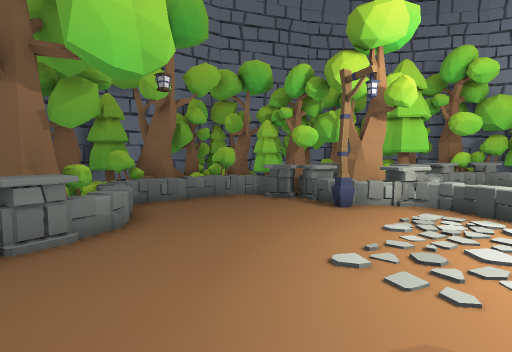
[1] (above)

17 first-person views from a walk through a scene from a Unity 3-D project. The camera is 1.5 m above the floor, tilts 4° down and sees 80° across. The floor is counted in squares, 1 m on a side. Each view is taken from the middle of a square. On the plan, view 1 faces up. The plan holds only what a view shows up to about 15 squares ahead; the rest is blank. The place goes on beyond the plan. The player is left out. Some animated figures are not drawn. Some surface patterns are stand-ins.

[2]
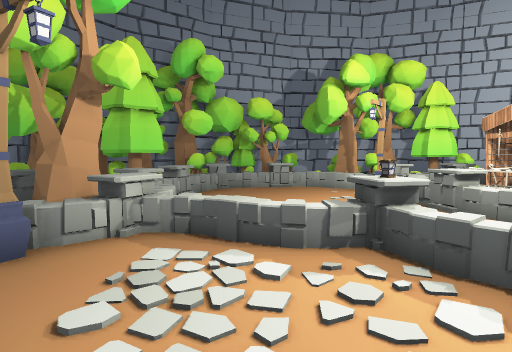

[3]
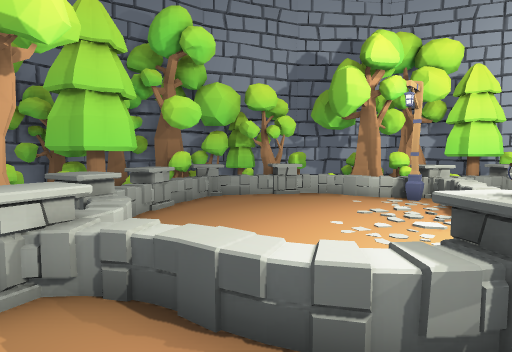

[4]
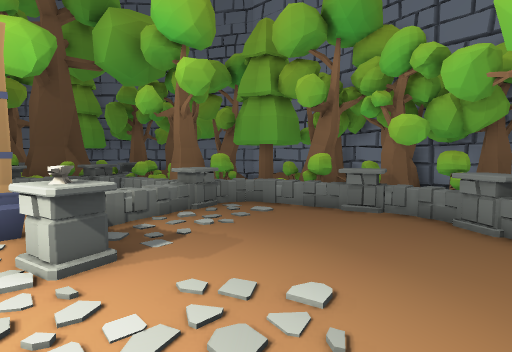

[5]
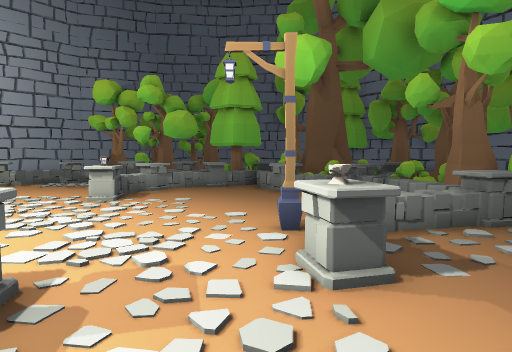

[6]
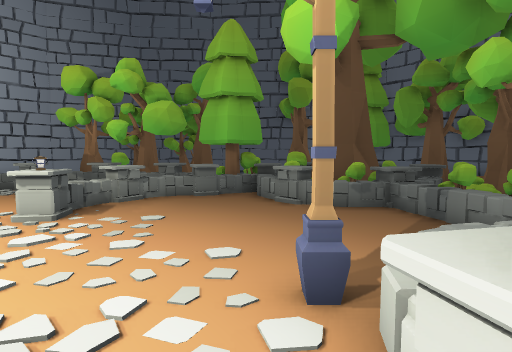

[7]
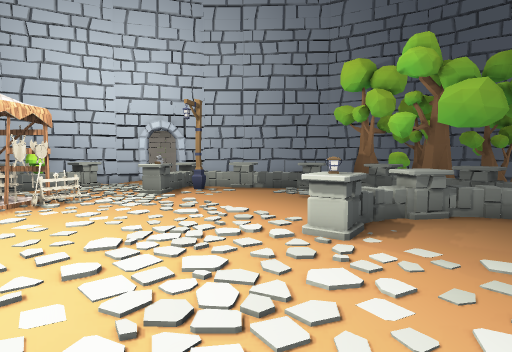

[8]
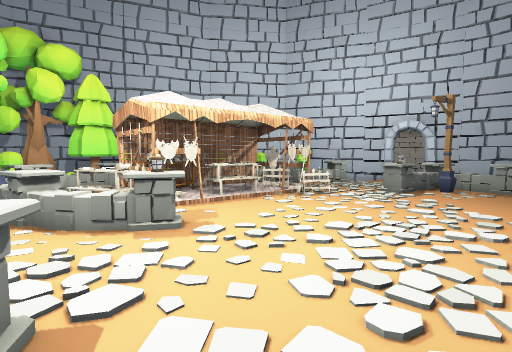

[9]
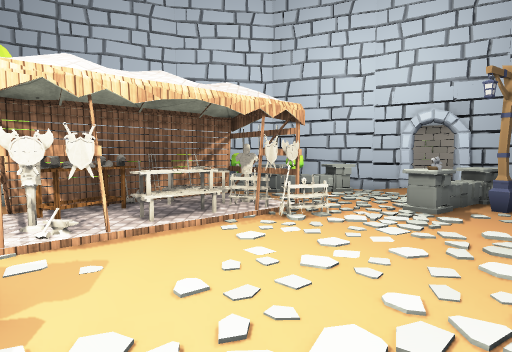

[10]
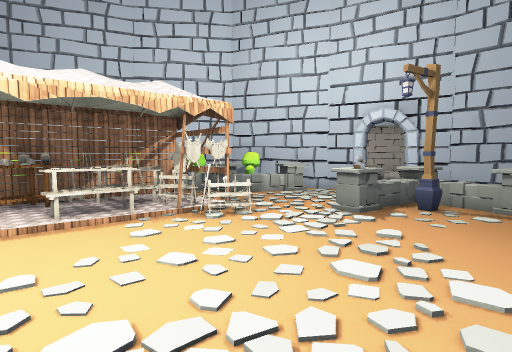

[11]
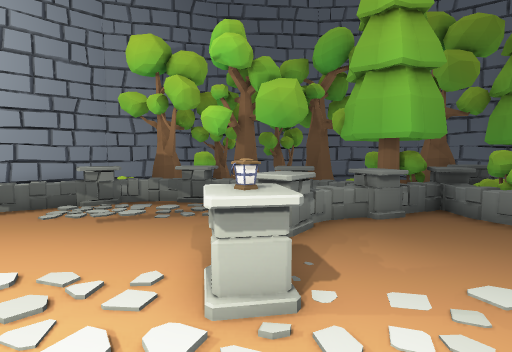

[12]
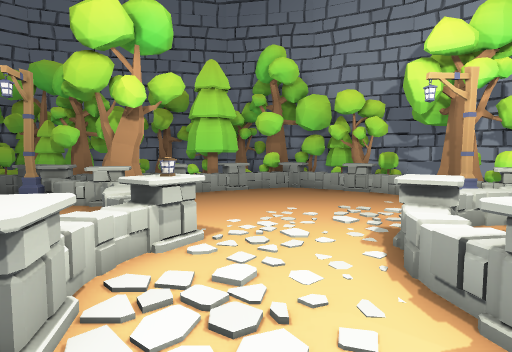

[13]
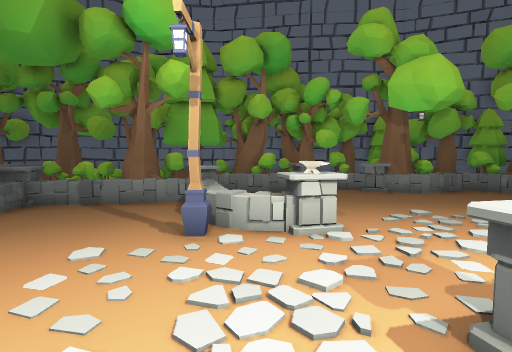

[14]
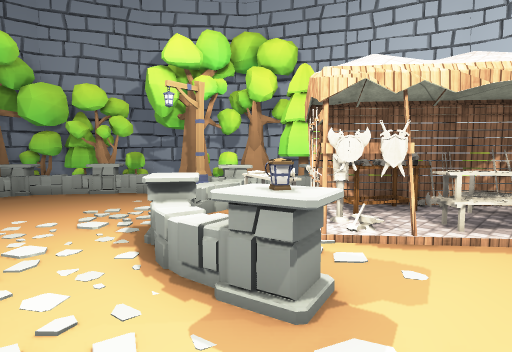

[15]
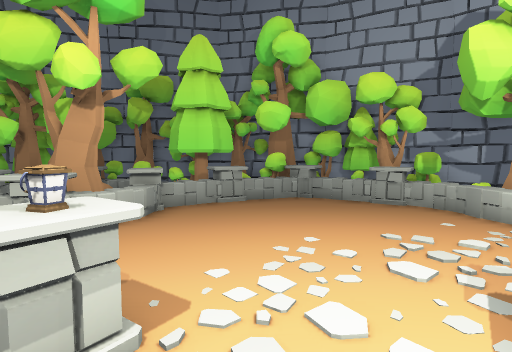

[16]
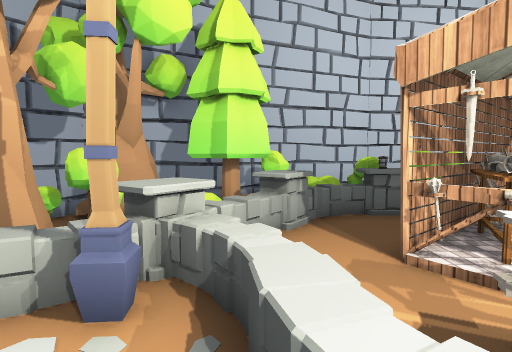

[17]
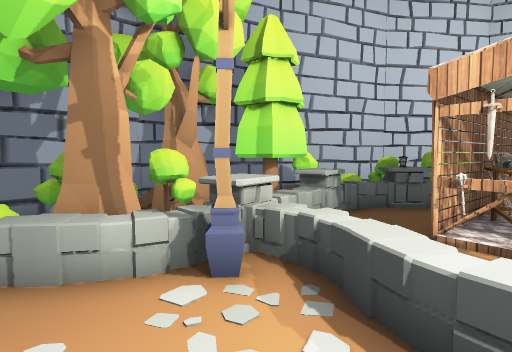

### Floor plan
Key: @ floor where view 1 was taken; # wall or solid block; x gap in a wall; . main floor; : floor 0.25 m higher than the main floor; / step, stairs or slope; v drop or lower ground; T tree; B bush; F fence; S streetlight; A anvil; E axe; L table; W sword; O other object.
Columns run from 6 left of view 1 to 24 right of it. Each row starts with its distance up from view 1.
 16        #T#TTTBTTTO###
 15      #OTTBBO TOOBBBT###
 14    OOTTT  BBB#TOBFFOTB###
 13     T  TT OO FFF..FFTB v##
 12 ## OOBTTTTTTFF.....OFBBBv##
 11 #TTFFFFOOTTTO.......FFTBBT#
 10 #OBF....OOOOO........F#BBT##
  9 TTF.....SSOF.........SFBTT #
  8  OB........FF........SFFOT###
  7  TBF........F......FFFFFF##B#
  6 O#TF........FF....FFF...OFBB##
  5 T FO.........FO..FO#####.FFBB#
  4 TBF..........F...FFOOO##.OFB ##
  3 TTF..........F...F.OEL#LOOF  v#
  2 OTO......O...O...OO.W###E#FBB #
  1 O B.....OA.........../   OFO  #
  0 TBBF..@..F............O #v#.F #
 -1 BB F.OFFFS.............O#O..F #
 -2 BB FFFF................OOO.FF #
 -3 TTBB.F.................OO..FBB#
 -4  OBT#FF.....................F##
 -5 TO.TTFF........OO......O..  O#
 -6 TTTB BF........F.......OF   .#
 -7   T   FFFO.....F........F   ##
 -8  TTB   BOF....OF.......SFF  x
 -9       T#OOF.FFF .......FFFO#
-10 #::     BBFFFF  .....FFO  ##
-11 #TTT  TTB BTFFOF...OFF   ##
-12 ##  TT BB BOOFFFFOFFO    #
-13   ## TOO  OOTT.TTBTTO  ##
-14      T TT BOTTTTTBTT  ##

Where each view was taken, in squares from view 1:
view 1: 0 up, 0 right, facing up
view 2: 3 up, 2 right, facing up-right
view 3: 5 up, 4 right, facing up-right
view 4: 6 up, 4 right, facing down-left
view 5: 5 up, 4 right, facing down
view 6: 2 up, 4 right, facing down
view 7: 0 up, 6 right, facing down-right
view 8: 0 up, 5 right, facing right
view 9: 1 down, 9 right, facing right
view 10: 3 down, 9 right, facing right
view 11: 2 down, 9 right, facing down
view 12: 0 up, 9 right, facing up
view 13: 0 up, 9 right, facing left
view 14: 0 up, 9 right, facing up-right
view 15: 3 up, 9 right, facing up
view 16: 7 up, 12 right, facing right
view 17: 8 up, 11 right, facing right
